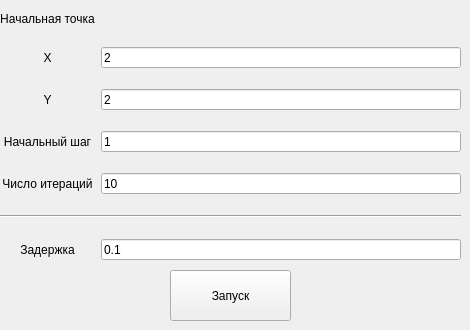
    <widget class="QWidget" name="tab_lab1">
     <attribute name="title">
      <string>lab1</string>
     </attribute>
     <widget class="QWidget" name="gridLayoutWidget_2">
      <property name="geometry">
       <rect>
        <x>0</x>
        <y>0</y>
        <width>461</width>
        <height>261</height>
       </rect>
      </property>
      <layout class="QGridLayout" name="gridLayout_2">
       <property name="sizeConstraint">
        <enum>QLayout::SetNoConstraint</enum>
       </property>
       <property name="leftMargin">
        <number>0</number>
       </property>
       <property name="topMargin">
        <number>12</number>
       </property>
       <property name="verticalSpacing">
        <number>21</number>
       </property>
       <item row="1" column="1">
        <widget class="QLineEdit" name="x_start">
         <property name="text">
          <string>2</string>
         </property>
        </widget>
       </item>
       <item row="2" column="0">
        <widget class="QLabel" name="label_2">
         <property name="text">
          <string>Y</string>
         </property>
         <property name="alignment">
          <set>Qt::AlignCenter</set>
         </property>
        </widget>
       </item>
       <item row="6" column="1">
        <widget class="QLineEdit" name="lab1_delay">
         <property name="text">
          <string>0.1</string>
         </property>
        </widget>
       </item>
       <item row="6" column="0">
        <widget class="QLabel" name="label_5">
         <property name="text">
          <string>Задержка</string>
         </property>
         <property name="alignment">
          <set>Qt::AlignCenter</set>
         </property>
        </widget>
       </item>
       <item row="3" column="0">
        <widget class="QLabel" name="label_3">
         <property name="text">
          <string>Начальный шаг</string>
         </property>
         <property name="alignment">
          <set>Qt::AlignCenter</set>
         </property>
        </widget>
       </item>
       <item row="2" column="1">
        <widget class="QLineEdit" name="y_start">
         <property name="text">
          <string>2</string>
         </property>
        </widget>
       </item>
       <item row="1" column="0">
        <widget class="QLabel" name="label">
         <property name="text">
          <string>X</string>
         </property>
         <property name="alignment">
          <set>Qt::AlignCenter</set>
         </property>
        </widget>
       </item>
       <item row="0" column="0">
        <widget class="QLabel" name="label_6">
         <property name="text">
          <string>Начальная точка</string>
         </property>
         <property name="alignment">
          <set>Qt::AlignCenter</set>
         </property>
        </widget>
       </item>
       <item row="3" column="1">
        <widget class="QLineEdit" name="start_step">
         <property name="text">
          <string>1</string>
         </property>
        </widget>
       </item>
       <item row="4" column="1">
        <widget class="QLineEdit" name="iter_count">
         <property name="text">
          <string>10</string>
         </property>
        </widget>
       </item>
       <item row="4" column="0">
        <widget class="QLabel" name="label_4">
         <property name="text">
          <string>Число итераций</string>
         </property>
         <property name="alignment">
          <set>Qt::AlignCenter</set>
         </property>
        </widget>
       </item>
       <item row="5" column="0" colspan="2">
        <widget class="Line" name="line_2">
         <property name="orientation">
          <enum>Qt::Horizontal</enum>
         </property>
        </widget>
       </item>
      </layout>
     </widget>
     <widget class="QPushButton" name="startButton">
      <property name="enabled">
       <bool>true</bool>
      </property>
      <property name="geometry">
       <rect>
        <x>170</x>
        <y>270</y>
        <width>121</width>
        <height>51</height>
       </rect>
      </property>
      <property name="sizePolicy">
       <sizepolicy hsizetype="Fixed" vsizetype="Fixed">
        <horstretch>15</horstretch>
        <verstretch>21</verstretch>
       </sizepolicy>
      </property>
      <property name="minimumSize">
       <size>
        <width>16</width>
        <height>0</height>
       </size>
      </property>
      <property name="sizeIncrement">
       <size>
        <width>7</width>
        <height>0</height>
       </size>
      </property>
      <property name="text">
       <string>Запуск</string>
      </property>
     </widget>
    </widget>
